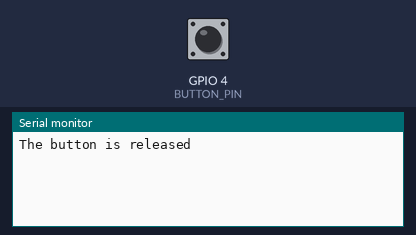
This sketch was run on a simulated ESP32. Parts: the last lines printed to the serial monitor. The test bench sets the inputs (shaded band); at power-on: GPIO 4 (BUTTON_PIN) HIGH.

Above: at 1.2 s.
1.3 s: GPIO 4 (BUTTON_PIN) pulled LOW for 0.15 s
At 1.43 s:
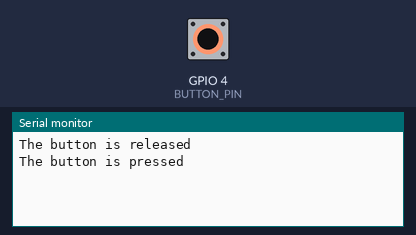
At 1.8 s:
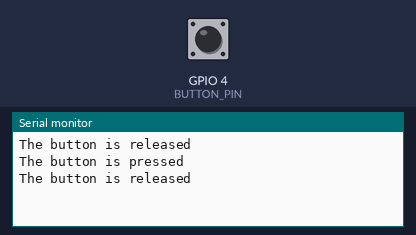

The sketch:

Button.ino
```cpp
/*
 * This ESP32 code is created by esp32io.com
 *
 * This ESP32 code is released in the public domain
 *
 * For more detail (instruction and wiring diagram), visit https://esp32io.com/tutorials/esp32-button
 */

#define BUTTON_PIN 4  // GIOP4 pin connected to button

// Variables will change:
int lastState = LOW;  // the previous state from the input pin
int currentState;     // the current reading from the input pin

void setup() {
  // initialize serial communication at 9600 bits per second:
  Serial.begin(9600);
  // initialize the pushbutton pin as an pull-up input
  // the pull-up input pin will be HIGH when the switch is open and LOW when the switch is closed.
  pinMode(BUTTON_PIN, INPUT_PULLUP);
}

void loop() {
  // read the state of the switch/button:
  currentState = digitalRead(BUTTON_PIN);

  if (lastState == HIGH && currentState == LOW)
    Serial.println("The button is pressed");
  else if (lastState == LOW && currentState == HIGH)
    Serial.println("The button is released");

  // save the the last state
  lastState = currentState;
}
```

LDRsensor.ino
```cpp

```

Measured:
- after the input at 1.3 s, the serial monitor: prints a new line at once (image 1)
